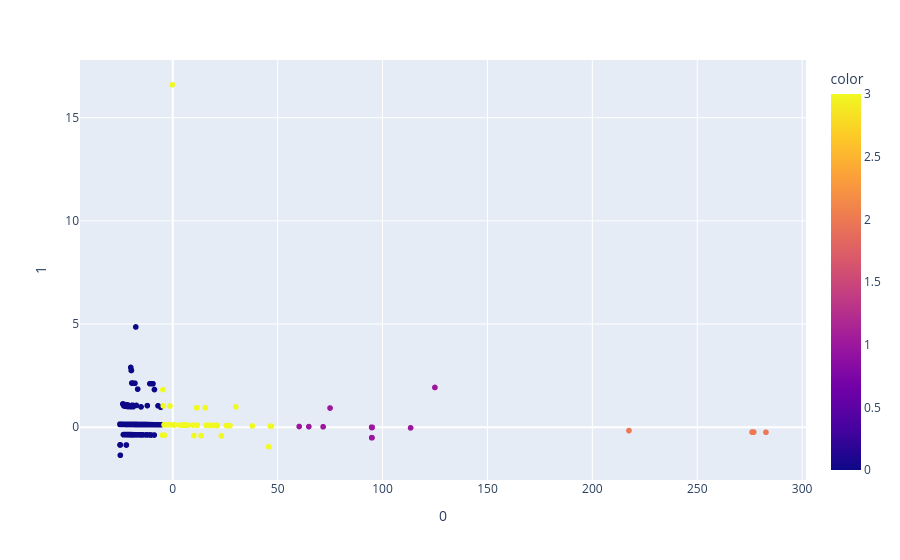

Here is the notebook cell this chart was saved with:
### Code cell
scaler = StandardScaler()

data_scaled = scaler.fit(dataset[["duration","login_attempts","num_commands","file_download","recon","download","chmod","execution","persistence","commands_per_second"]])
X = np.array(dataset[["duration","login_attempts","num_commands","file_download","recon","download","chmod","execution","persistence","commands_per_second"]])
pca = PCA(n_components=2)
kmeans = KMeans(n_clusters=4, random_state=0, n_init="auto").fit(X)
kmeans.fit(X)
y_means = kmeans.predict(X)
pca_results = pca.fit_transform(X)

fig = px.scatter(pca_results,x=0,y=1,color=y_means)
fig.show()

### Figure 1 — Plotly figure (JSON) as saved in the notebook; plotly's stock layout.template omitted (floating-point values rounded to 4 significant figures; data arrays with more than 128 entries replaced by an {"elided": "..."} marker saying what was removed)
{"data": [{"hovertemplate": "0=%{x}<br>1=%{y}<br>color=%{marker.color}<extra></extra>", "legendgroup": "", "marker": {"color": {"elided": "2622 int values"}, "coloraxis": "coloraxis", "symbol": "circle"}, "mode": "markers", "name": "", "showlegend": false, "type": "scattergl", "x": {"elided": "2622 float values"}, "xaxis": "x", "y": {"elided": "2622 float values"}, "yaxis": "y"}], "layout": {"coloraxis": {"colorbar": {"title": {"text": "color"}}, "colorscale": [[0, "#0d0887"], [0.1111, "#46039f"], [0.2222, "#7201a8"], [0.3333, "#9c179e"], [0.4444, "#bd3786"], [0.5556, "#d8576b"], [0.6667, "#ed7953"], [0.7778, "#fb9f3a"], [0.8889, "#fdca26"], [1, "#f0f921"]]}, "legend": {"tracegroupgap": 0}, "margin": {"t": 60}, "xaxis": {"anchor": "y", "domain": [0, 1], "title": {"text": "0"}}, "yaxis": {"anchor": "x", "domain": [0, 1], "title": {"text": "1"}}}}
